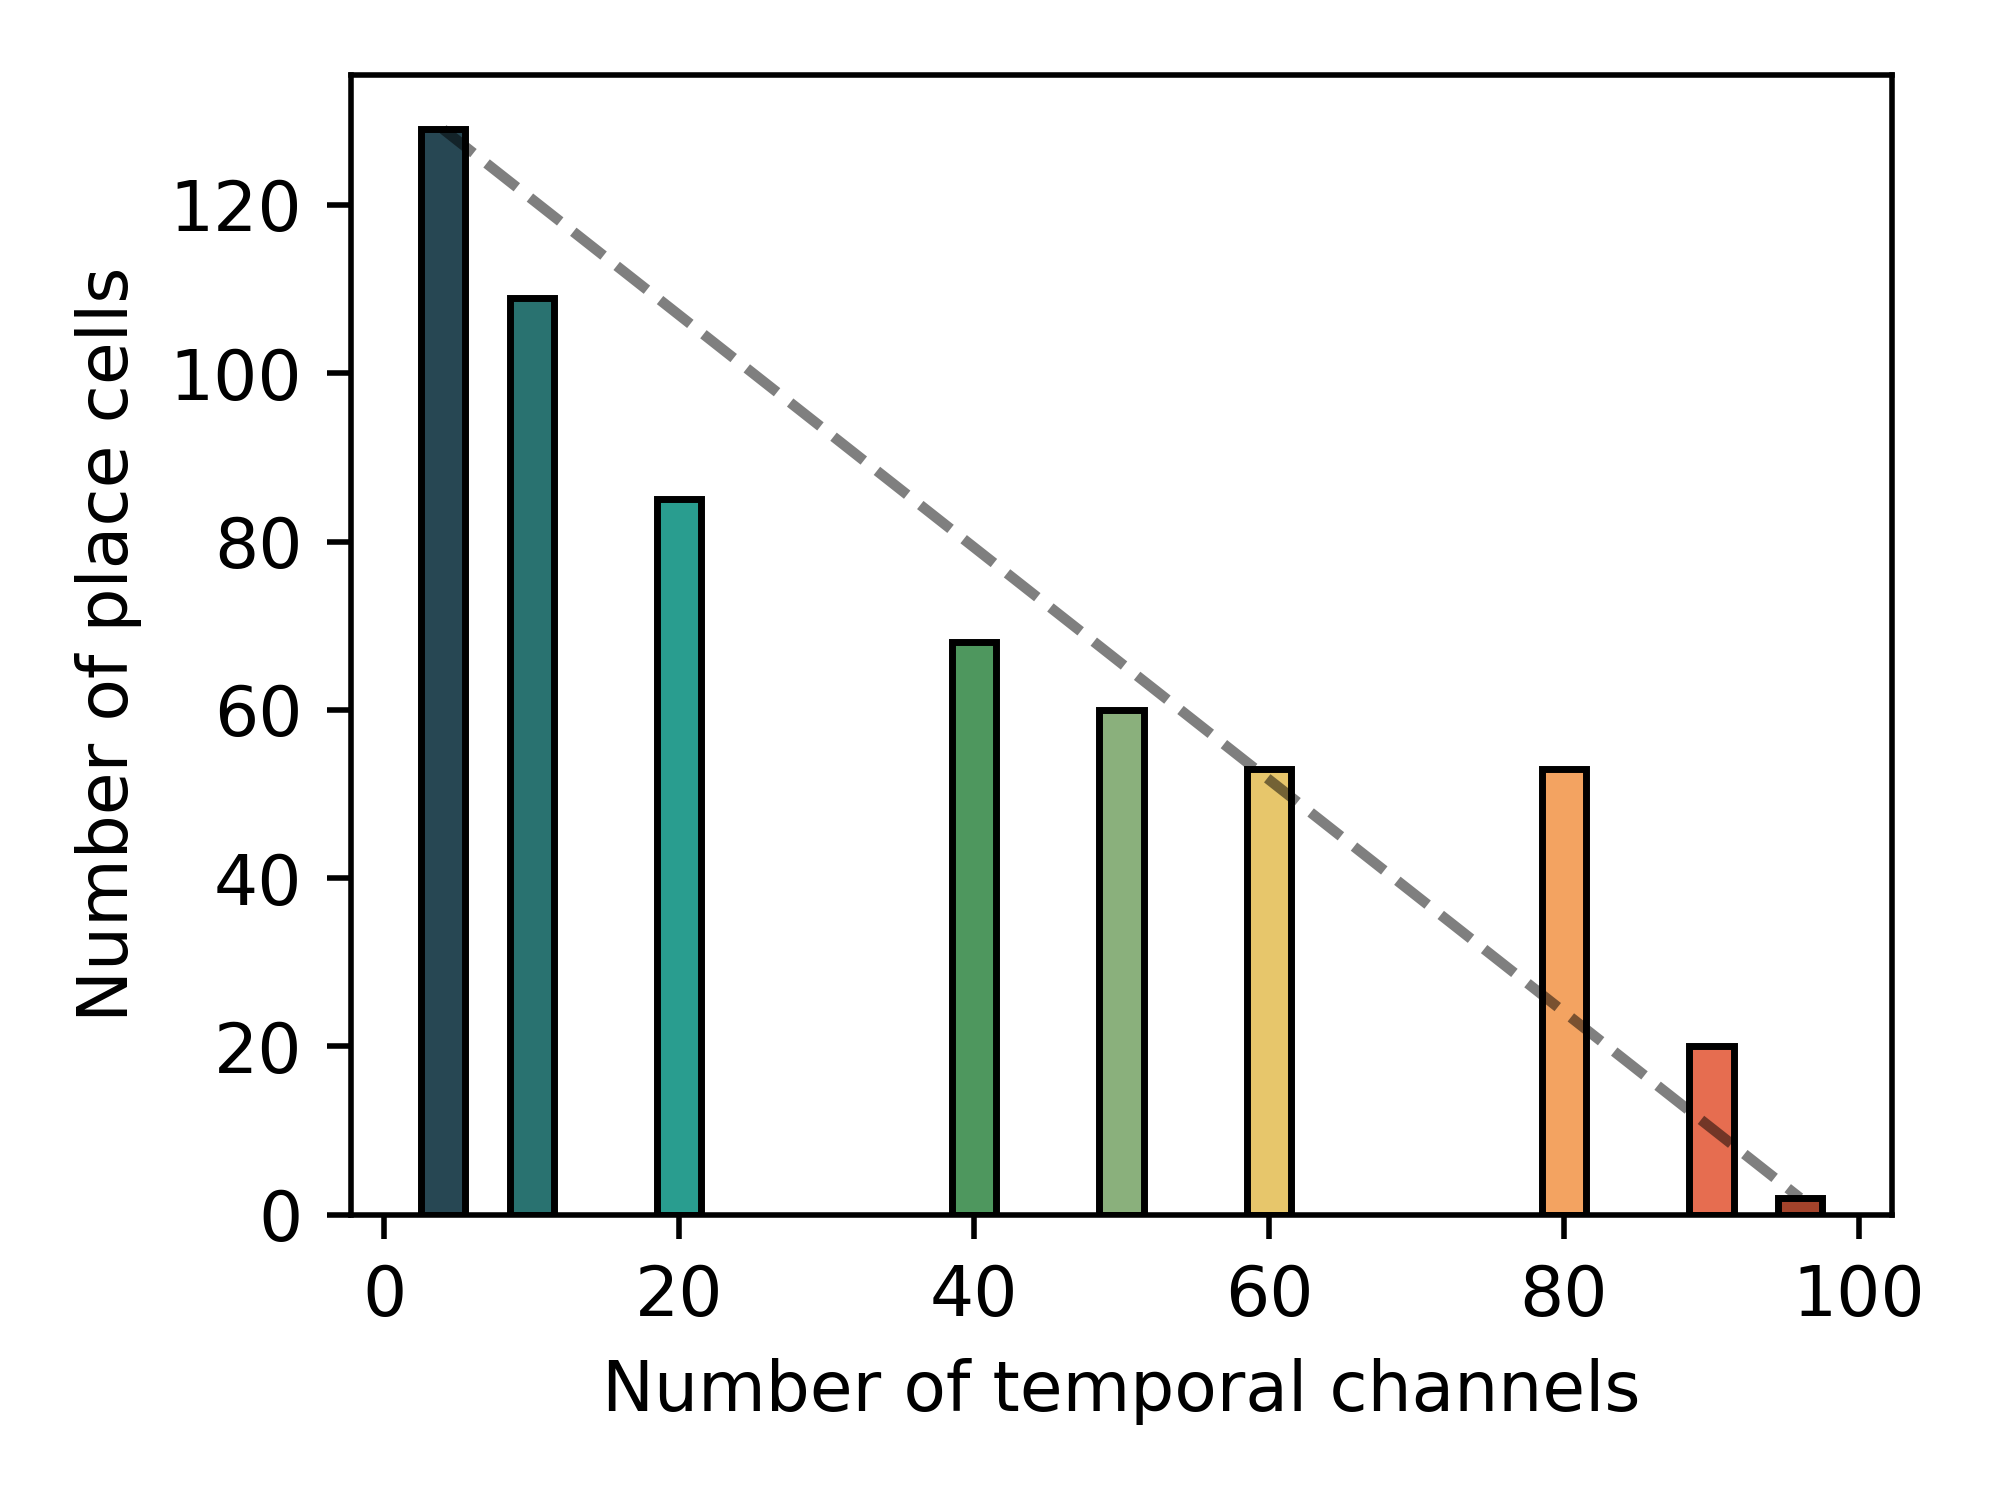

The Python source for this figure:
from matplotlib import pyplot as plt

# colours = [ '#274753', '#297270', '#299D8F',"#4E975E", '#8AB07C',# '#D3D7AF',
#            '#E7C66B', '#F3A361', '#E66D50', "#A3432B"]
colours = [ "#A3432B",  '#E66D50', '#F3A361','#E7C66B','#8AB07C',
           "#4E975E", '#299D8F', '#297270', '#274753']

num_place_cells = [129, 109, 85, 68, 60, 53, 53, 20, 2]
num_place_cells.reverse()

num_spatial_channels = [4, 10, 20, 40, 50, 60, 80, 90, 96]
num_temporal_channels = [100 - n for n in num_spatial_channels]

# Generate a histogram
fig, ax = plt.subplots(figsize=(4, 3), dpi=500)
ax.bar(num_temporal_channels, num_place_cells, color=colours, width=3, edgecolor='black')
# Plot a dashed line from (4,129) to (96,2)
ax.plot([4, 96], [129, 2], linestyle='--', color='black', alpha=0.5)
ax.set_xlabel('Number of temporal channels')
ax.set_ylabel('Number of place cells')
plt.tight_layout()
plt.savefig('code/fig/fig4_hist.png', transparent=True,dpi=500)
